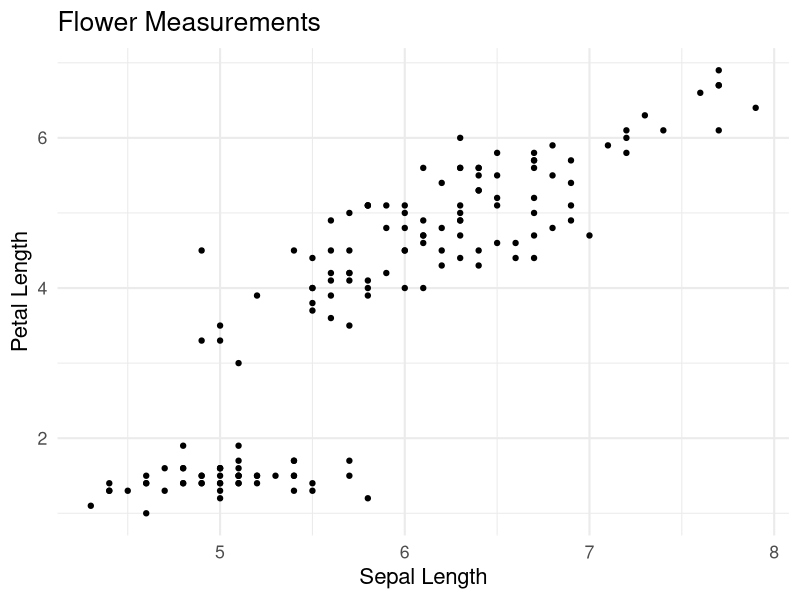
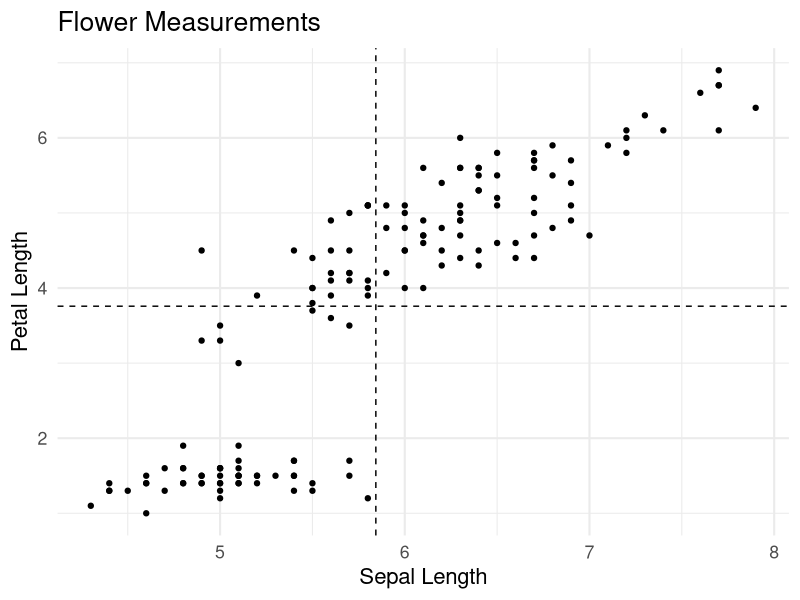
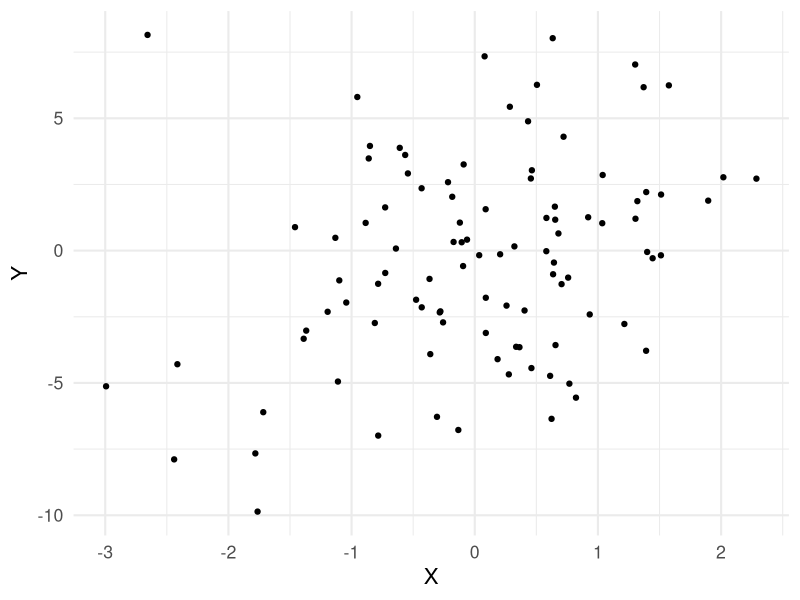
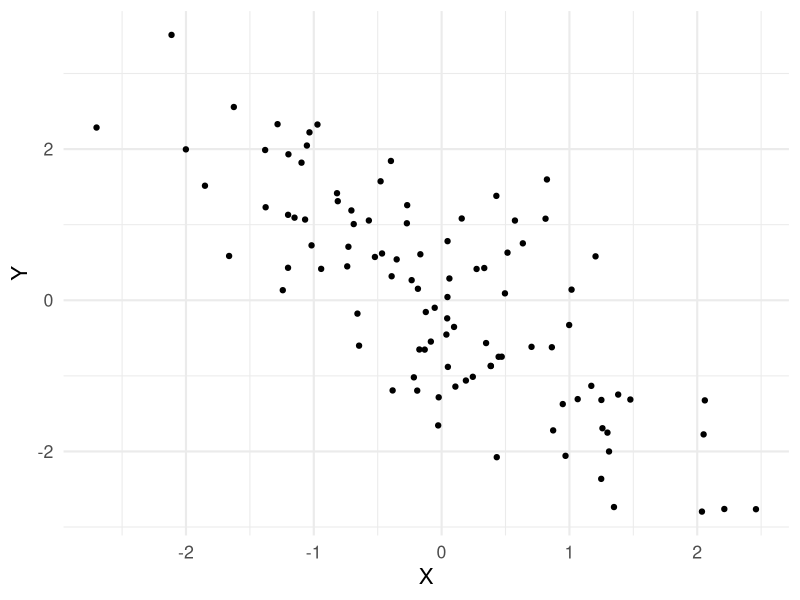
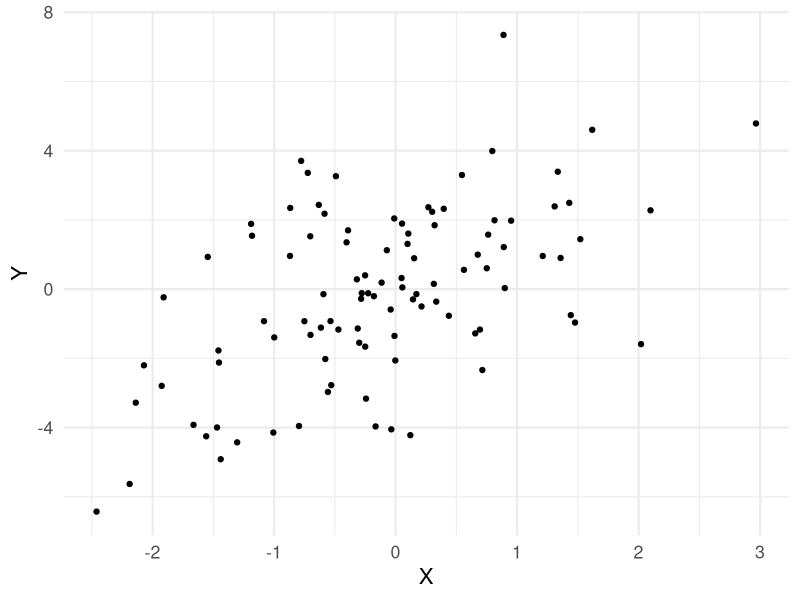
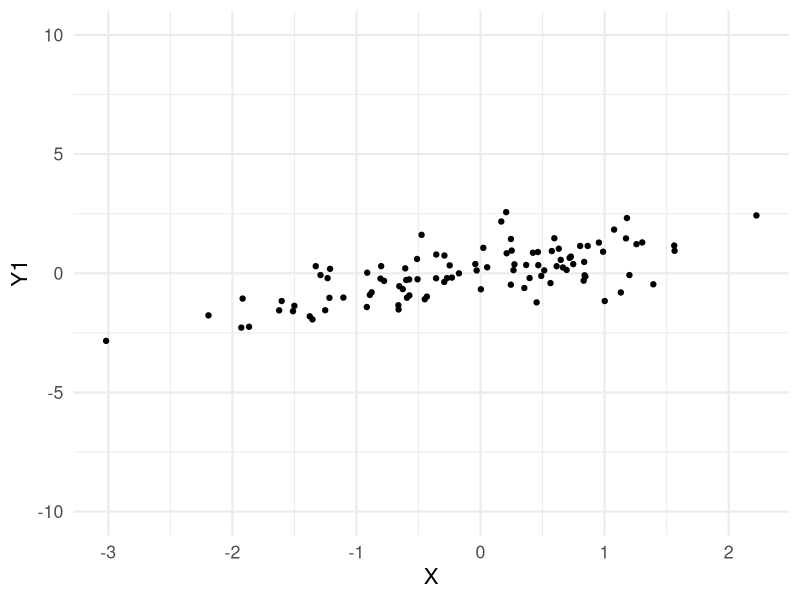
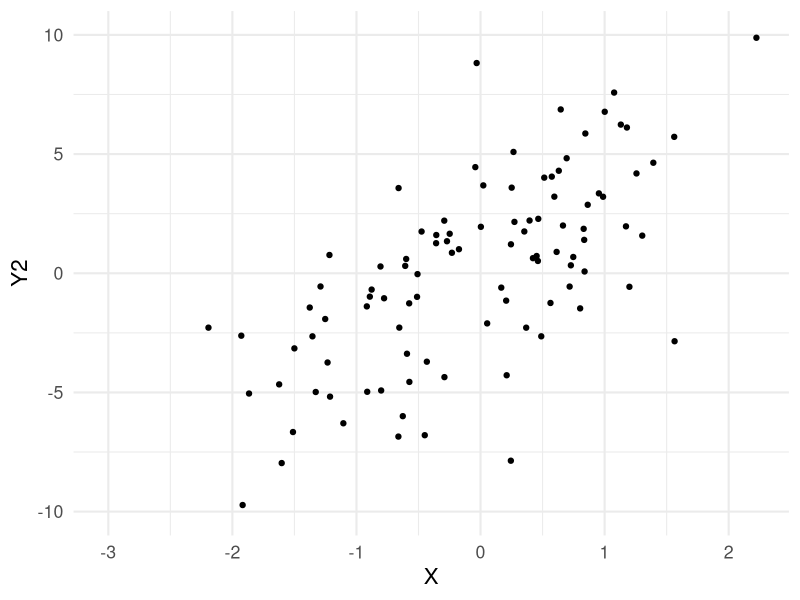
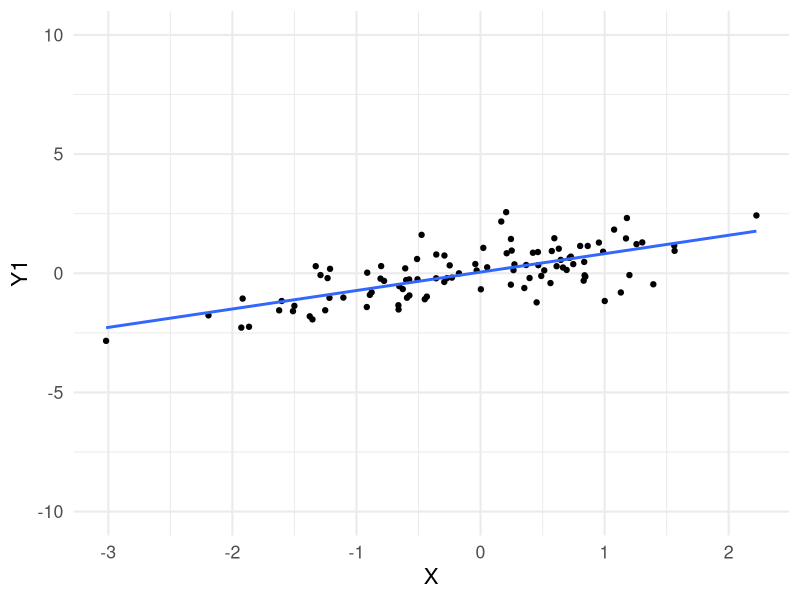

These figures' R source, in order:
## ---- chunk 1
library(tidyverse)
theme_set(theme_minimal(base_size = 16))
knitr::opts_chunk$set(comment=NA, fig.width=7, fig.height=5, 
                      fig.align = 'center', out.width = 600,
                      message=FALSE, warning=FALSE, echo=TRUE)
set.seed(42)
## ---- chunk 2
flower_plot <- ggplot(data = iris) + 
  geom_point(mapping = aes(x = Sepal.Length, y = Petal.Length)) +
  labs(x = 'Sepal Length', y = 'Petal Length', title = 'Flower Measurements')
flower_plot
## ---- chunk 3
flower_plot <- flower_plot +
  geom_vline(xintercept = mean(iris$Sepal.Length), linetype = 'dashed') +
  geom_hline(yintercept = mean(iris$Petal.Length), linetype = 'dashed')
flower_plot
## ---- chunk 4
cov(iris$Sepal.Length, iris$Petal.Length)
## ---- chunk 5
cor(iris$Sepal.Length, iris$Petal.Length)

cov(iris$Sepal.Length, iris$Petal.Length) / sd(iris$Sepal.Length) / sd(iris$Petal.Length)
## ---- chunk 6
n <- 100
X <- rnorm(n,0,1)
Y <- X + rnorm(n,0,4)

ggplot(tibble(X,Y)) + 
  geom_point(aes(x=X,y=Y))
## ---- chunk 7
n <- 100
X <- rnorm(n,0,1)
Y <- -X + rnorm(n,0,1)

ggplot(tibble(X,Y)) + 
  geom_point(aes(x=X,y=Y))
## ---- chunk 8
n <- 100
X <- rnorm(n,0,1)
Y <- X + rnorm(n,0,2)

ggplot(tibble(X,Y)) + 
  geom_point(aes(x=X,y=Y))
## ---- chunk 9
n <- 100
data <- tibble(X = rnorm(n,0,1),
               epsilon = rnorm(n,0,2),
               Y1 = 0.75*X + rnorm(n,0,0.75),
               Y2 = 3*X + rnorm(n,0,2.55))
## ---- chunk 10
ggplot(data) +
  geom_point(aes(x=X,y=Y1)) +
  scale_y_continuous(limits = c(-10,10))
## ---- chunk 11
ggplot(data) +
  geom_point(aes(x=X,y=Y2)) +
  scale_y_continuous(limits = c(-10,10))
## ---- chunk 12
ggplot(data) +
  geom_point(aes(x=X,y=Y1)) +
  scale_y_continuous(limits = c(-10,10)) +
  geom_smooth(aes(x=X,y=Y1), method = 'lm', se = FALSE)
## ---- chunk 13
ggplot(data) +
  geom_point(aes(x=X,y=Y2)) +
  scale_y_continuous(limits = c(-10,10)) +
  geom_smooth(aes(x=X,y=Y2), method = 'lm', se = FALSE)
## ---- chunk 14
n <- 300 # sample size
a <- 2 # y-intercept
b <- 3 # slope

# X and epsilon are normally distributed
# Y = a + bX + epsilon
data <- tibble(X = rnorm(n, 1, 1), 
               epsilon = rnorm(n, 0, 2),
               Y = a + b*X + epsilon)

cor(data$X, data$Y)
## ---- chunk 15
ggplot(data) +
  geom_point(mapping = aes(x=X,y=Y))
## ---- chunk 16
demeaned_data <- data %>% 
  mutate(Y = Y - mean(Y), X = X - mean(X))
## ---- chunk 17
ggplot(data) +
  geom_point(mapping = aes(x=X,y=Y)) +
  labs(x='X',y='Y',title = 'Original Data')
## ---- chunk 18
ggplot(demeaned_data) +
  geom_point(mapping = aes(x=X,y=Y)) +
  labs(x='X',y='Y',title = 'Demeaned Data')
## ---- chunk 19
slope_estimate <- 
  sum(demeaned_data$X * demeaned_data$Y) /
  sum(demeaned_data$X^2)

slope_estimate
## ---- chunk 20
ggplot(demeaned_data) + 
  geom_point(mapping = aes(x=X,y=Y)) +
  geom_abline(intercept = 0, slope = slope_estimate)
## ---- chunk 21
slope_estimate

cov(demeaned_data$X, demeaned_data$Y) / var(demeaned_data$X)
## ---- chunk 22
null_slope_estimate <- function(X){
  
  b <- 0 # null hypothesis: b = 0 
  n <- length(X)
  
  # Create random dataset assuming null hypothesis
  epsilon <- rnorm(n, 0, 2)
  Y <- b*X + epsilon
  
  # Return the slope estimate
  sum(X * Y) / sum(X^2)
}

null_slope_estimate(X = demeaned_data$X)

## ---- chunk 23
sampling_distribution <- replicate(200, null_slope_estimate(X = demeaned_data$X))

tibble(sampling_distribution) %>% 
  ggplot() +
  geom_histogram(mapping = aes(x=sampling_distribution),
                 color = 'black', binwidth = 0.02) +
  labs(x='Slope Estimate (Sampling Distribution)') # a normally distributed sampling distribution again!
## ---- chunk 24
sum(sampling_distribution > slope_estimate) # p-value effectively zero
## ---- chunk 25
standard_error <- sd(sampling_distribution)
standard_error

confidence_interval <- c(slope_estimate - 1.96 * standard_error,
                         slope_estimate + 1.96 * standard_error)
confidence_interval

## ---- chunk 26
linear_model_fit <- lm(formula = Y ~ X, 
                       data = demeaned_data) 

coef(linear_model_fit) # get the coefficient estimates

confint(linear_model_fit) # get the confidence intervals
## ---- chunk 27
summary(linear_model_fit)
## ---- chunk 28
mtcars %>% 
  group_by(cyl) %>% 
  summarize(mean_mpg = mean(mpg),
            num = n())
## ---- chunk 29
mtcars %>% 
  t.test(hp ~ am, data = .)
## ---- chunk 30
ggplot(data = mtcars) +
  geom_point(mapping = aes(x=hp, y=mpg)) +
  labs(x = 'Horsepower', y = 'Fuel Efficiency (Miles Per Gallon)',
       title = paste0('Correlation = ', cor(mtcars$hp, mtcars$mpg) %>% round(3)))
## ---- chunk 31
cars_linear_model <- lm(mpg ~ hp, data = mtcars)

coef(cars_linear_model)

confint(cars_linear_model)
## ---- chunk 32
A <- c(3,1,2)
B <- c(1,2,3)

# dot product
sum(A*B)
## ---- chunk 33
A <- cbind(c(1,2), c(2,3))
A

B <- cbind(c(2,4), c(1,4))
B
## ---- chunk 34
A %*% B
